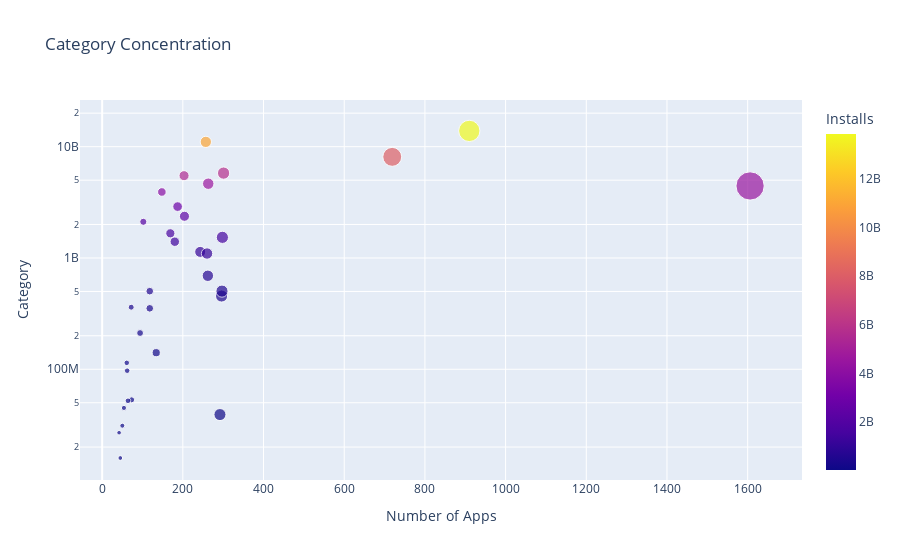

The cell this chart's notebook holds for it:
### Code cell
scatter_plot = px.scatter(category_app_installs, x="App", y="Installs", color="Installs",
                          title="Category Concentration", hover_name=category_app_installs.index, size="App")
scatter_plot.update_layout(xaxis_title="Number of Apps", yaxis_title="Category", yaxis={"type": "log"})
scatter_plot.show()

### Figure 1 — Plotly figure (JSON) as saved in the notebook; plotly's stock layout.template omitted (floating-point values rounded to 4 significant figures)
{"data": [{"hovertemplate": "<b>%{hovertext}</b><br><br>App=%{marker.size}<br>Installs=%{marker.color}<extra></extra>", "hovertext": ["ART_AND_DESIGN", "AUTO_AND_VEHICLES", "BEAUTY", "BOOKS_AND_REFERENCE", "BUSINESS", "COMICS", "COMMUNICATION", "DATING", "EDUCATION", "ENTERTAINMENT", "EVENTS", "FAMILY", "FINANCE", "FOOD_AND_DRINK", "GAME", "HEALTH_AND_FITNESS", "HOUSE_AND_HOME", "LIBRARIES_AND_DEMO", "LIFESTYLE", "MAPS_AND_NAVIGATION", "MEDICAL", "NEWS_AND_MAGAZINES", "PARENTING", "PERSONALIZATION", "PHOTOGRAPHY", "PRODUCTIVITY", "SHOPPING", "SOCIAL", "SPORTS", "TOOLS", "TRAVEL_AND_LOCAL", "VIDEO_PLAYERS", "WEATHER"], "legendgroup": "", "marker": {"color": [114233100, 53129800, 26916200, 1665791655, 692018120, 44931100, 11039241530, 140912410, 352852000, 2113660000, 15949410, 4437554490, 455249400, 211677750, 13858762717, 1134006220, 97082000, 52083000, 503611120, 503267560, 39162676, 2369110650, 31116110, 1532352930, 4649143130, 5788070180, 1400331540, 5487841475, 1096431465, 8099724500, 2894859300, 3916897200, 361096500], "coloraxis": "coloraxis", "size": [61, 73, 42, 169, 262, 54, 257, 134, 118, 102, 45, 1606, 296, 94, 910, 243, 62, 64, 297, 118, 292, 204, 50, 298, 263, 301, 180, 203, 260, 719, 187, 148, 72], "sizemode": "area", "sizeref": 4.015, "symbol": "circle"}, "mode": "markers", "name": "", "orientation": "v", "showlegend": false, "type": "scatter", "x": [61, 73, 42, 169, 262, 54, 257, 134, 118, 102, 45, 1606, 296, 94, 910, 243, 62, 64, 297, 118, 292, 204, 50, 298, 263, 301, 180, 203, 260, 719, 187, 148, 72], "xaxis": "x", "y": [114233100, 53129800, 26916200, 1665791655, 692018120, 44931100, 11039241530, 140912410, 352852000, 2113660000, 15949410, 4437554490, 455249400, 211677750, 13858762717, 1134006220, 97082000, 52083000, 503611120, 503267560, 39162676, 2369110650, 31116110, 1532352930, 4649143130, 5788070180, 1400331540, 5487841475, 1096431465, 8099724500, 2894859300, 3916897200, 361096500], "yaxis": "y"}], "layout": {"coloraxis": {"colorbar": {"title": {"text": "Installs"}}, "colorscale": [[0, "#0d0887"], [0.1111, "#46039f"], [0.2222, "#7201a8"], [0.3333, "#9c179e"], [0.4444, "#bd3786"], [0.5556, "#d8576b"], [0.6667, "#ed7953"], [0.7778, "#fb9f3a"], [0.8889, "#fdca26"], [1, "#f0f921"]]}, "legend": {"itemsizing": "constant", "tracegroupgap": 0}, "title": {"text": "Category Concentration"}, "xaxis": {"anchor": "y", "domain": [0, 1], "title": {"text": "Number of Apps"}}, "yaxis": {"anchor": "x", "domain": [0, 1], "title": {"text": "Category"}, "type": "log"}}}
